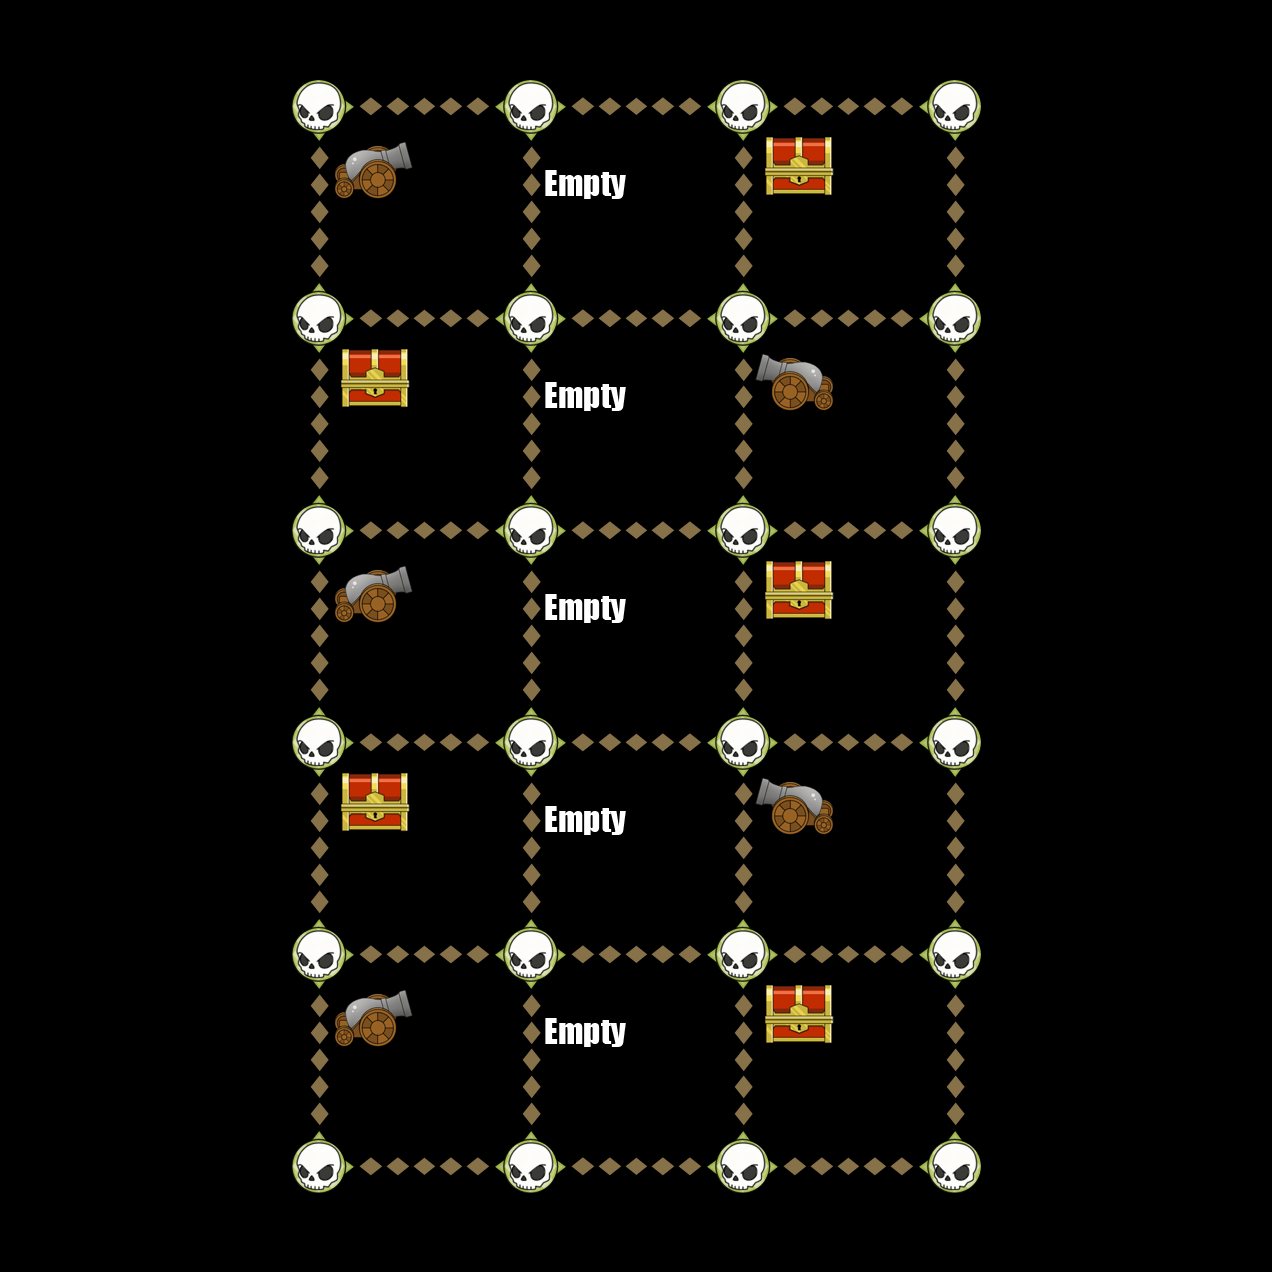

The image is a tile-based game level rendered from a .tmx file. Its description and source (layers, tilesets, objects; grid data summarised) follow:
An orthogonal 6x6 tile map with 212x212 px tiles, 6 tile layers (Down, Up, Left, Right, ...).

<map version="1.0" orientation="orthogonal" width="6" height="6" tilewidth="212" tileheight="212">
 <tileset firstgid="1" name="TileGraphic_Final-ipadhd" tilewidth="212" tileheight="212">
  <image source="TileGraphic_Final-ipadhd.png" width="636" height="1060" />
  <tile id="0">
   <properties>
    <property name="LineFilled" value="True" />
   </properties>
  </tile>
  <tile id="2">
   <properties>
    <property name="Item" value="TreasureBox" />
   </properties>
  </tile>
  <tile id="4">
   <properties>
    <property name="RowFilled" value="True" />
   </properties>
  </tile>
  <tile id="6">
   <properties>
    <property name="Item" value="CannonLeft" />
   </properties>
  </tile>
  <tile id="7">
   <properties>
    <property name="Item" value="ShipRight" />
   </properties>
  </tile>
  <tile id="8">
   <properties>
    <property name="Item" value="MapOne" />
   </properties>
  </tile>
  <tile id="9">
   <properties>
    <property name="Item" value="CannonRight" />
   </properties>
  </tile>
  <tile id="10">
   <properties>
    <property name="Item" value="ShipLeft" />
   </properties>
  </tile>
  <tile id="11">
   <properties>
    <property name="Item" value="MapTwo" />
   </properties>
  </tile>
  <tile id="12">
   <properties>
    <property name="Item" value="Empty" />
   </properties>
  </tile>
  <tile id="13">
   <properties>
    <property name="Item" value="Skull" />
   </properties>
  </tile>
  <tile id="14">
   <properties>
    <property name="Item" value="Fog" />
   </properties>
  </tile>
 </tileset>
 <layer name="Down" width="6" height="6">
  <data>[36 cells, 20 non-empty, 1 distinct tile ids]</data>
 </layer>
 <layer name="Up" width="6" height="6">
  <data>[36 cells, 20 non-empty, 1 distinct tile ids]</data>
 </layer>
 <layer name="Left" width="6" height="6">
  <data>[36 cells, 18 non-empty, 1 distinct tile ids]</data>
 </layer>
 <layer name="Right" width="6" height="6">
  <data>[36 cells, 18 non-empty, 1 distinct tile ids]</data>
 </layer>
 <layer name="Dots" width="6" height="6">
  <data>[36 cells, 24 non-empty, 1 distinct tile ids]</data>
 </layer>
 <layer name="Items" width="6" height="6">
  <data>[36 cells, 15 non-empty, 4 distinct tile ids]</data>
 </layer>
</map>
